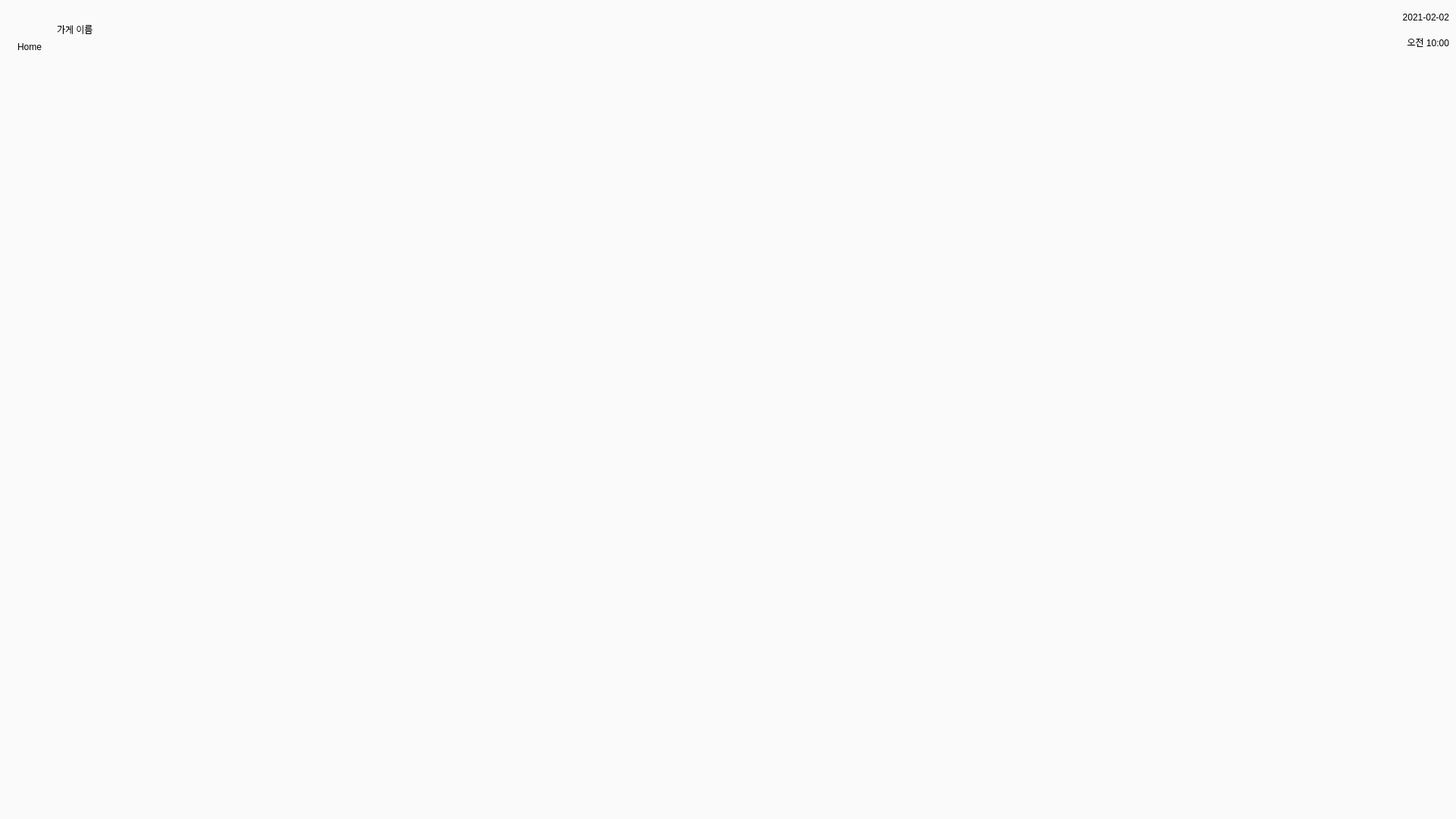
<?xml version="1.0" encoding="UTF-8"?>
<ui version="4.0">
 <class>mainWindow</class>
 <widget class="QMainWindow" name="mainWindow">
  <property name="enabled">
   <bool>true</bool>
  </property>
  <property name="geometry">
   <rect>
    <x>0</x>
    <y>0</y>
    <width>1920</width>
    <height>1080</height>
   </rect>
  </property>
  <property name="windowTitle">
   <string>MainWindow</string>
  </property>
  <property name="styleSheet">
   <string notr="true">background-color: rgb(250, 250, 250);
</string>
  </property>
  <widget class="QWidget" name="centralwidget">
   <layout class="QHBoxLayout" name="horizontalLayout">
    <item>
     <layout class="QGridLayout" name="mainLayout">
      <item row="0" column="1" rowspan="2">
       <widget class="QLabel" name="labelTitle">
        <property name="minimumSize">
         <size>
          <width>0</width>
          <height>40</height>
         </size>
        </property>
        <property name="styleSheet">
         <string notr="true">font: 87 25pt &quot;Noto Sans KR&quot;;
color: rgb(0, 0, 0);</string>
        </property>
        <property name="frameShape">
         <enum>QFrame::NoFrame</enum>
        </property>
        <property name="frameShadow">
         <enum>QFrame::Sunken</enum>
        </property>
        <property name="text">
         <string>가게 이름</string>
        </property>
       </widget>
      </item>
      <item row="1" column="2">
       <widget class="QLabel" name="labelTime">
        <property name="minimumSize">
         <size>
          <width>0</width>
          <height>20</height>
         </size>
        </property>
        <property name="styleSheet">
         <string notr="true">color: rgb(0, 0, 0);
font: 16pt &quot;Noto Sans KR&quot;;</string>
        </property>
        <property name="text">
         <string>오전 10:00</string>
        </property>
        <property name="alignment">
         <set>Qt::AlignRight|Qt::AlignTrailing|Qt::AlignVCenter</set>
        </property>
       </widget>
      </item>
      <item row="0" column="2">
       <widget class="QLabel" name="labelDate">
        <property name="minimumSize">
         <size>
          <width>0</width>
          <height>20</height>
         </size>
        </property>
        <property name="styleSheet">
         <string notr="true">color: rgb(0, 0, 0);
font: 16pt &quot;Noto Sans KR&quot;;</string>
        </property>
        <property name="text">
         <string>2021-02-02</string>
        </property>
        <property name="alignment">
         <set>Qt::AlignRight|Qt::AlignTrailing|Qt::AlignVCenter</set>
        </property>
       </widget>
      </item>
      <item row="2" column="0" colspan="3">
       <widget class="QStackedWidget" name="stackedWidget">
        <widget class="QWidget" name="pageStart">
         <layout class="QHBoxLayout" name="horizontalLayout_3">
          <item>
           <layout class="QGridLayout" name="pageStartLayout">
            <item row="0" column="0">
             <widget class="QWidget" name="widgetStart" native="true"/>
            </item>
           </layout>
          </item>
         </layout>
        </widget>
        <widget class="QWidget" name="pageStore">
         <layout class="QHBoxLayout" name="horizontalLayout_2">
          <item>
           <layout class="QGridLayout" name="pageStoreLayout">
            <item row="0" column="0" colspan="2">
             <widget class="QWidget" name="widgetStoreMain" native="true">
              <property name="sizePolicy">
               <sizepolicy hsizetype="Preferred" vsizetype="Expanding">
                <horstretch>0</horstretch>
                <verstretch>0</verstretch>
               </sizepolicy>
              </property>
             </widget>
            </item>
            <item row="0" column="2">
             <widget class="QWidget" name="widgetStoreBag" native="true"/>
            </item>
           </layout>
          </item>
         </layout>
        </widget>
        <widget class="QWidget" name="pageDonation">
         <layout class="QHBoxLayout" name="horizontalLayout_4">
          <item>
           <layout class="QGridLayout" name="pageDonationLayout">
            <item row="0" column="0">
             <widget class="QWidget" name="widgetDonationMain" native="true"/>
            </item>
            <item row="1" column="0">
             <widget class="QWidget" name="widgetDonationBot" native="true">
              <property name="maximumSize">
               <size>
                <width>16777215</width>
                <height>200</height>
               </size>
              </property>
             </widget>
            </item>
           </layout>
          </item>
         </layout>
        </widget>
        <widget class="QWidget" name="pagePayment">
         <layout class="QHBoxLayout" name="horizontalLayout_5">
          <item>
           <layout class="QGridLayout" name="pagePaymentLayout">
            <item row="0" column="0">
             <widget class="QWidget" name="widgetPaymentMain" native="true"/>
            </item>
           </layout>
          </item>
         </layout>
        </widget>
        <widget class="QWidget" name="pageComplete">
         <layout class="QHBoxLayout" name="horizontalLayout_6">
          <item>
           <layout class="QGridLayout" name="pageCompleteLayout">
            <item row="0" column="0">
             <widget class="QWidget" name="widgetCompletePic" native="true"/>
            </item>
            <item row="0" column="1">
             <widget class="QWidget" name="widgetCompleteText" native="true"/>
            </item>
           </layout>
          </item>
         </layout>
        </widget>
       </widget>
      </item>
      <item row="0" column="0" rowspan="2">
       <widget class="QLabel" name="labelHome">
        <property name="sizePolicy">
         <sizepolicy hsizetype="Fixed" vsizetype="Fixed">
          <horstretch>0</horstretch>
          <verstretch>0</verstretch>
         </sizepolicy>
        </property>
        <property name="minimumSize">
         <size>
          <width>60</width>
          <height>60</height>
         </size>
        </property>
        <property name="maximumSize">
         <size>
          <width>60</width>
          <height>60</height>
         </size>
        </property>
        <property name="styleSheet">
         <string notr="true">color: rgb(0, 0, 0);
font: 9pt &quot;Noto Sans KR&quot;;</string>
        </property>
        <property name="text">
         <string>Home</string>
        </property>
        <property name="alignment">
         <set>Qt::AlignBottom|Qt::AlignHCenter</set>
        </property>
       </widget>
      </item>
     </layout>
    </item>
   </layout>
  </widget>
 </widget>
 <resources/>
 <connections/>
</ui>
